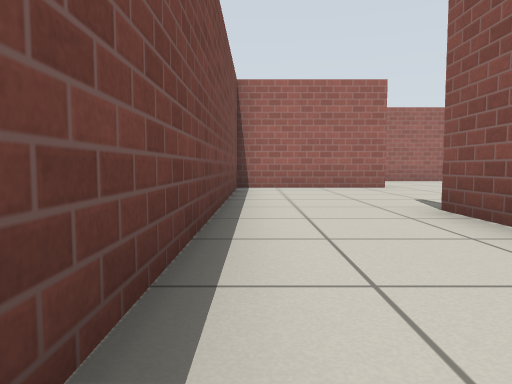
[1] (above)

16 first-person views from a walk through a robot-simulator world made for Gazebo. The camera is 0.5 m above the floor, tilts 4° down and sees 70° across. The floor is counted in squares, 1 m on a side. Each view is taken from the middle of a square. On the plan, view 1 faces up. The plan holds only what a view shows up to about 9 squares ahead; the rest is blank. Gazebo's built-in surfaces are drawn with simple patterns.

[2]
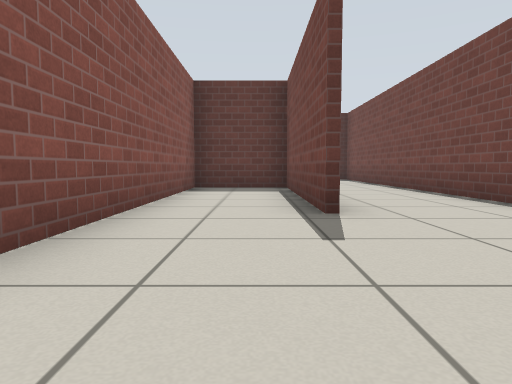

[3]
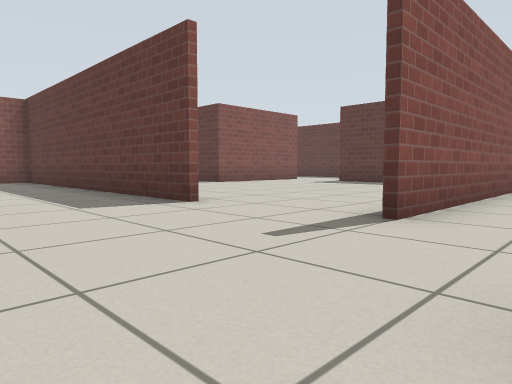

[4]
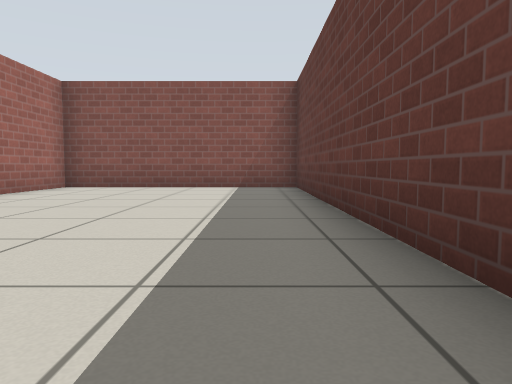

[5]
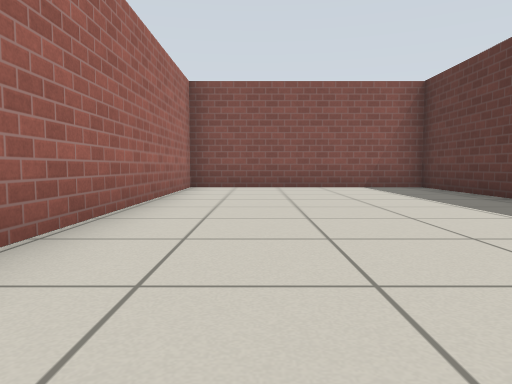

[6]
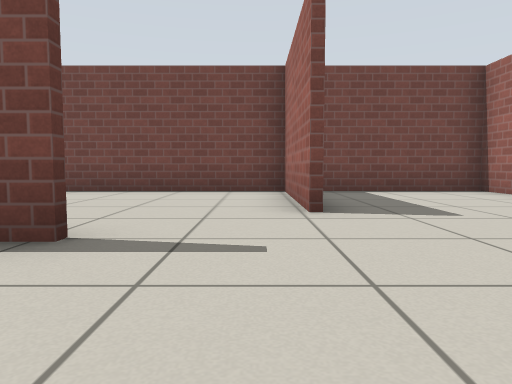

[7]
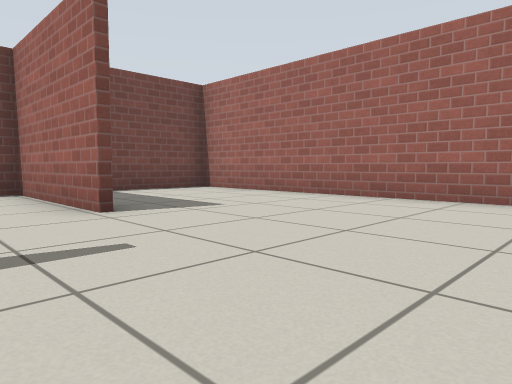

[8]
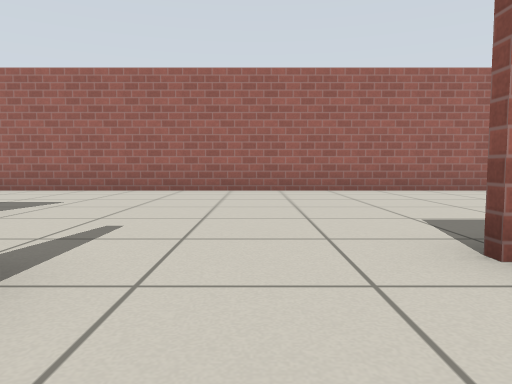

[9]
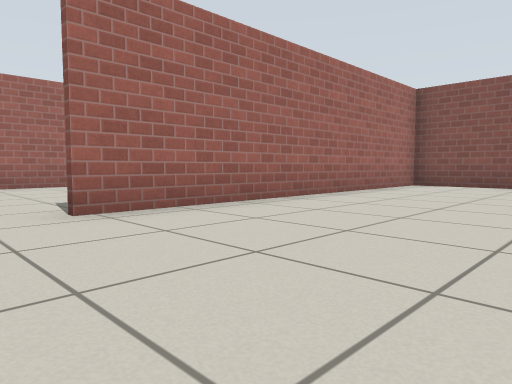

[10]
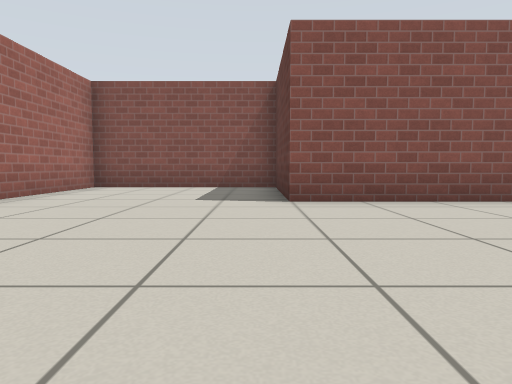

[11]
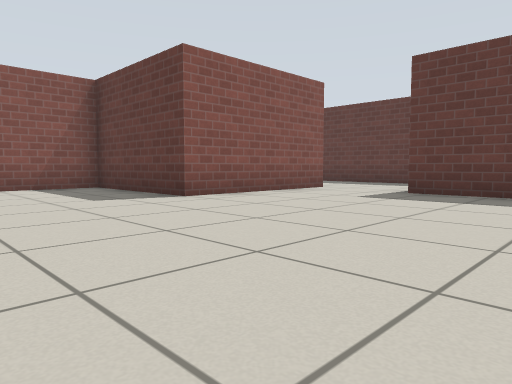

[12]
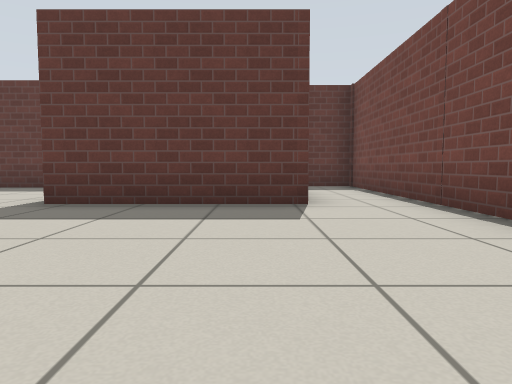

[13]
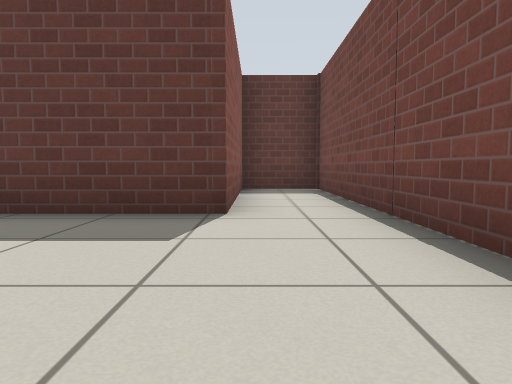

[14]
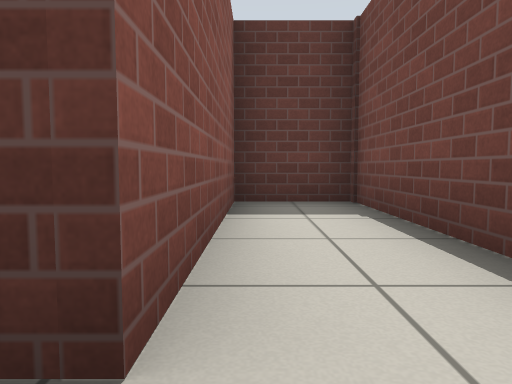

[15]
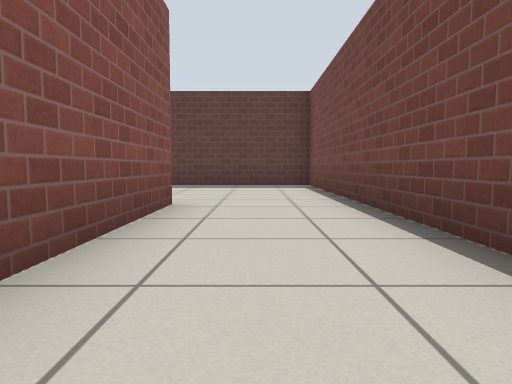

[16]
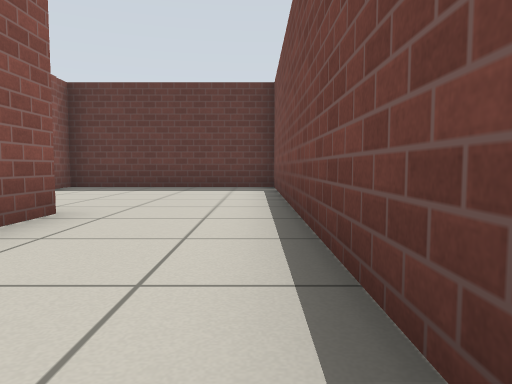

### Floor plan
Points are (right, up) in squares from view 1. A wall is a line through its corners. A room is listed if a view was taken in it or the views show most of it. See-through windows are left out.
Room 1 (views 1, 15, 16)
walls: (2.3, 4.3) (2.3, -0.8) (4.5, -0.8) (4.5, 6.8); (2.1, -0.9) (2.1, 4.3); (3.1, 8.6) (-0.4, 8.6) (-0.4, -1.4)
ways out: opening at (4, 7.7) to room 2; opening at (0.5, -1) to room 4
Room 2 (views 2, 3, 4, 5, 6, 7)
walls: (7.2, 7) (15.8, 7) (15.8, 12.6) (-0.4, 12.6) (-0.4, 9.4)
ways out: opening at (4, 7.7) to room 1; opening at (6.5, 6) to room 3
Room 3 (views 8, 9, 10, 11, 12, 13, 14)
walls: (12.2, -0.5) (12.2, 2.5) (15.8, 2.5) (15.8, 6.9) (7.2, 6.9); (4.6, 1.1) (4.6, -5.2); (4.6, 6.8) (4.6, 6.3); (4.5, -5.2) (6.3, -5.2) (6.3, -0.8) (9.9, -0.8)
ways out: opening at (6.5, 6) to room 2; opening at (11, -1)
Room 4 (no view inside)
walls: (-0.4, -1.4) (-0.4, -5.9) (4.5, -5.9) (4.5, -5.2)
ways out: opening at (0.5, -1) to room 1

Where each view was taken, in squares from view 1:
view 1: 0 up, 0 right, facing up
view 2: 8 up, 3 right, facing down
view 3: 10 up, 3 right, facing down-right
view 4: 8 up, 7 right, facing right
view 5: 11 up, 7 right, facing right
view 6: 8 up, 7 right, facing left
view 7: 7 up, 7 right, facing up-left
view 8: 5 up, 6 right, facing up
view 9: 3 up, 6 right, facing up-right
view 10: 3 up, 7 right, facing right
view 11: 6 up, 7 right, facing down-right
view 12: 4 up, 7 right, facing down
view 13: 3 up, 6 right, facing down
view 14: 0 up, 6 right, facing down
view 15: 4 up, 1 right, facing down
view 16: 3 up, 0 right, facing down
